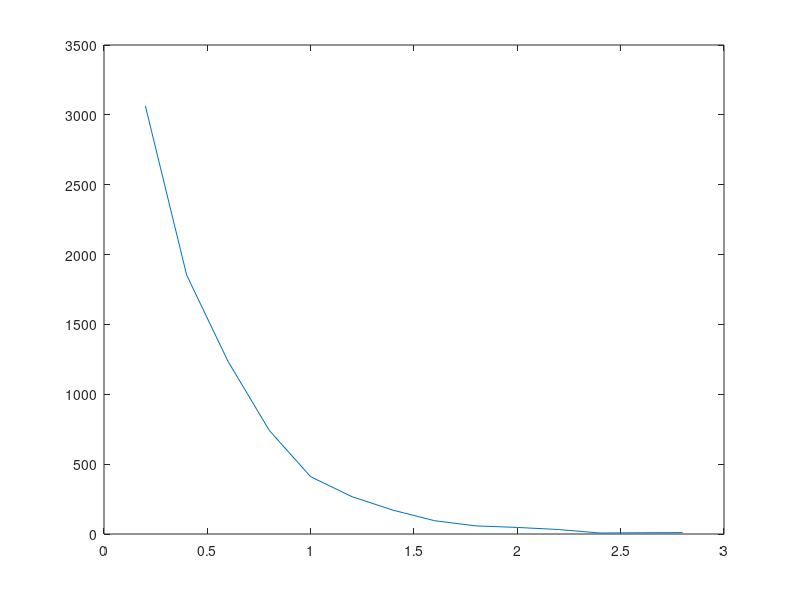

This chart was generated by the following MATLAB code: (Note: this script raises an error after producing the figure.)
function ex4 ()
    X = [0.2 0.4 0.6 0.8 1 1.2 1.4 1.6 1.8 2 2.2 2.4 2.6 2.8];
    N = [3065 1853 1236 741 410 267 170 95 58 47 32 7 9 10];
    
    figure
    plot(X,N);
    
    n = sum(N);
    k = length(X);
    alpha = 0.01;
    p = n / (N * X')
    p0 = DiscretePDF(1:k,'geometric',p)
    figure
    chi2Value = sum(((N-n.*p0).^2) ./ (n.*p0 ))
    chi2Quantile = chi2inv(1 - alpha, k - 1 - 1)
    H = ~(chi2Value < chi2Quantile);
    if(~H)
        disp('Exponential');
    else
        disp('Not Exponential');
    end
end